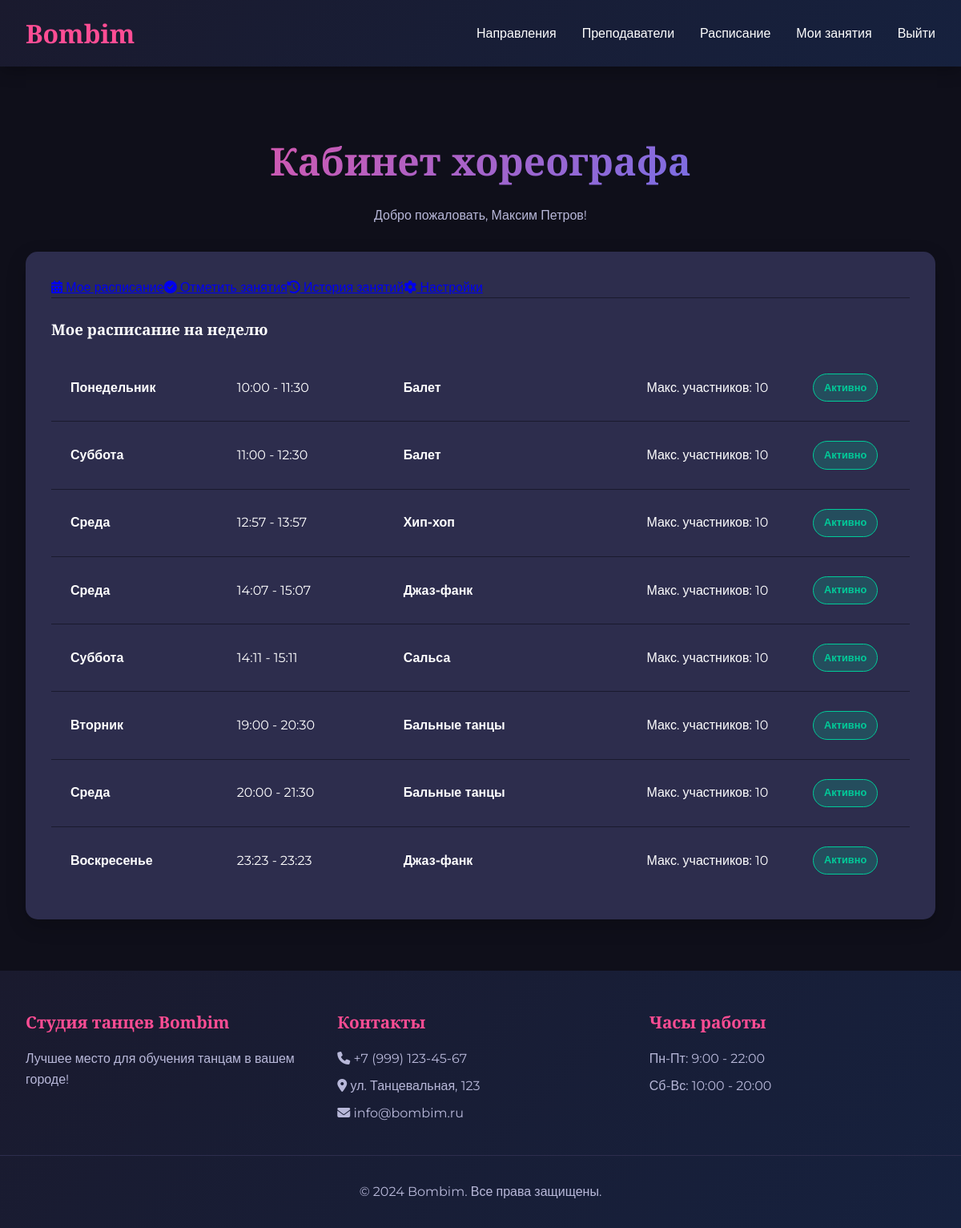
Page /trainer-profile/ (signed in) on the earlier database version.
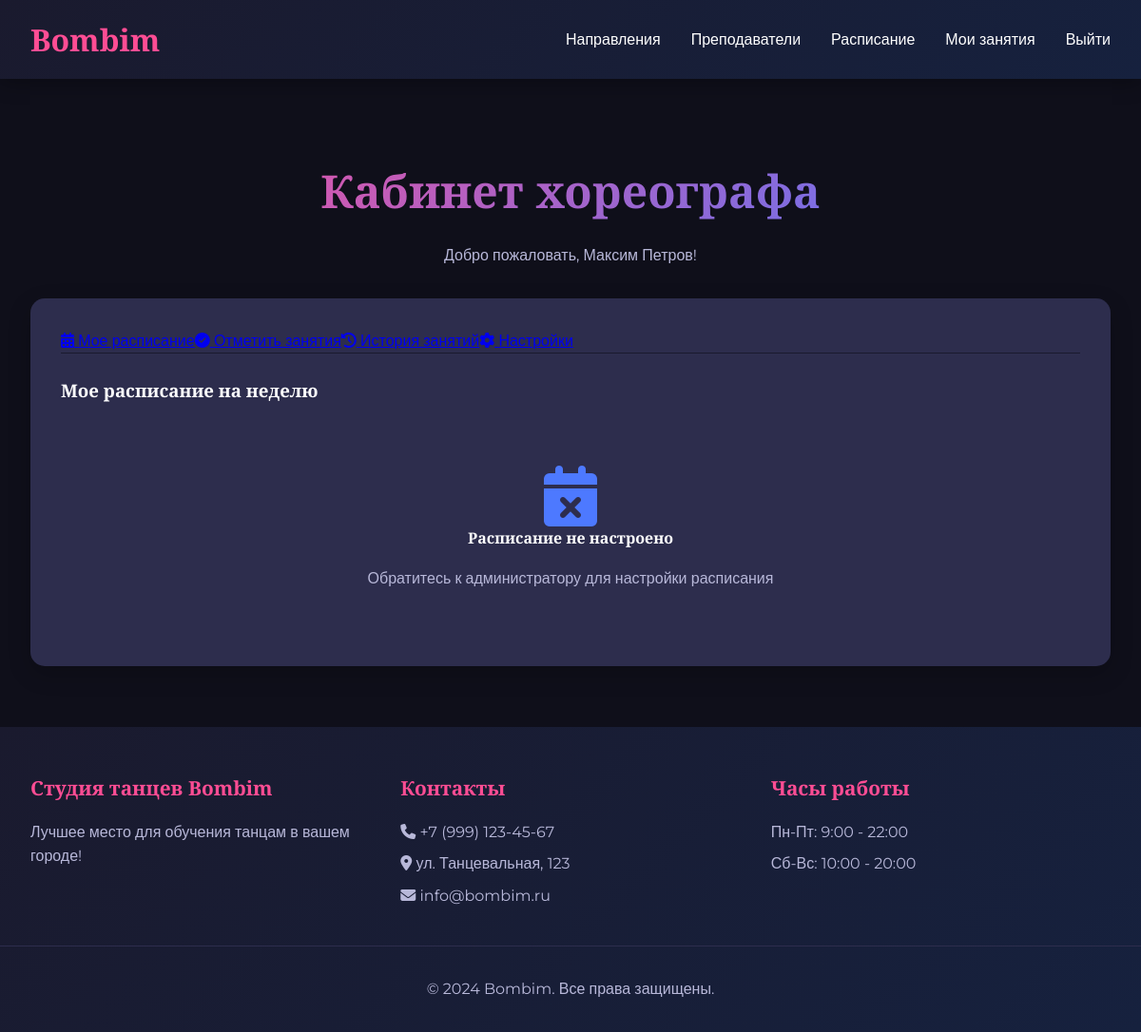
Same page on the later database version.
### main/models.py (models this page shows, shortened)
class Schedule(models.Model):
    DAYS_OF_WEEK = (
        (0, 'Понедельник'),
        (1, 'Вторник'),
        (2, 'Среда'),
        (3, 'Четверг'),
        (4, 'Пятница'),
        (5, 'Суббота'),
        (6, 'Воскресенье'),
    )
    date = models.DateField(help_text="Дата проведения занятия")
    day_of_week = models.IntegerField(choices=DAYS_OF_WEEK, editable=False)  # Автоматически из даты
    start_time = models.TimeField()
    end_time = models.TimeField()
    dance_style = models.ForeignKey(DanceStyle, on_delete=models.CASCADE)
    trainer = models.ForeignKey(Trainer, on_delete=models.CASCADE)
    max_participants = models.PositiveIntegerField(default=10)
    is_active = models.BooleanField(default=True, help_text="Активное занятие")
    class Meta:
        ordering = ['date', 'start_time']
        verbose_name = 'Расписание'
        verbose_name_plural = 'Расписания'
    def get_day_of_week_display(self):
        days = {
            0: 'Понедельник',
            1: 'Вторник',
            2: 'Среда',
            3: 'Четверг',
            4: 'Пятница',
            5: 'Суббота',
            6: 'Воскресенье'
        }
        return days.get(self.day_of_week, 'Неизвестно')

class DanceStyle(models.Model):
    name = models.CharField(max_length=100)
    description = models.TextField()
    image = models.ImageField(upload_to='styles/')

### main/views.py (the view, shortened to what this page needs)
# urls.py: path('trainer-profile/', views.trainer_profile_view, name='trainer_profile'),
@login_required
def trainer_profile_view(request):
    if not request.user.is_trainer():
        return HttpResponseForbidden()
    tab = request.GET.get('tab', 'schedule')
    try:
        trainer_profile = request.user.trainer_profile
    except Trainer.DoesNotExist:
        return HttpResponseForbidden()
    today = timezone.now().date()
    trainer_schedules = Schedule.objects.filter(
        trainer=trainer_profile,
        is_active=True,
        date__gte=today  # Только будущие занятия
    ).order_by('date', 'start_time')
    past_classes = Schedule.objects.filter(
        trainer=trainer_profile,
        date__lt=today
    ).order_by('-date', 'start_time')
    week_ago = today - timedelta(days=7)
    classes_to_mark = Schedule.objects.filter(
        trainer=trainer_profile,
        date__gte=week_ago,
        date__lte=today
    ).order_by('-date', 'start_time')
    classes_with_bookings = []
    for schedule in classes_to_mark:
        bookings = Booking.objects.filter(schedule=schedule)
        status = get_class_status(bookings) if bookings.exists() else 'not_held'
        classes_with_bookings.append({
            'schedule': schedule,
            'bookings': bookings,
            'status': status
        })
    context = {
        'tab': tab,
        'trainer_profile': trainer_profile,
        'trainer_schedules': trainer_schedules,
        'classes_to_mark': classes_with_bookings,
        'all_trainer_classes': past_classes,
        'today': today,
    }
    return render(request, 'main/trainer_profile.html', context)

### main/models.py (called while the page is built)
    def is_client(self):
        return self.role == 'client'

    def is_trainer(self):
        return self.role == 'trainer'

### main/views.py (called while the page is built)
def get_class_status(bookings):
    if not bookings.exists():
        return 'not_held'
    statuses = set(booking.status for booking in bookings)
    if 'attended' in statuses:
        return 'attended'
    elif 'cancelled' in statuses:
        return 'cancelled'
    elif 'missed' in statuses:
        return 'missed'
    else:
        return 'scheduled'

### templates/main/trainer_profile.html (shortened to what this page needs)
{% extends 'main/base.html' %}
{% block content %}
<section class="mt-5">
    <h1 class="text-center">Кабинет хореографа</h1>
    <p class="text-center" style="color: var(--text-secondary); margin-bottom: 2rem;">
        Добро пожаловать, {{ user.first_name }} {{ user.last_name }}!
    </p>
    <div class="card">
        <div style="display: flex; border-bottom: 1px solid var(--bg-secondary); flex-wrap: wrap;">
            <a href="?tab=schedule" class="tab-link {% if tab == 'schedule' %}active{% endif %}">
                <i class="fas fa-calendar-alt"></i> Мое расписание
            </a>
            <a href="?tab=mark" class="tab-link {% if tab == 'mark' %}active{% endif %}">
                <i class="fas fa-check-circle"></i> Отметить занятия
            </a>
            <a href="?tab=history" class="tab-link {% if tab == 'history' %}active{% endif %}">
                <i class="fas fa-history"></i> История занятий
            </a>
            <a href="?tab=settings" class="tab-link {% if tab == 'settings' %}active{% endif %}">
                <i class="fas fa-cog"></i> Настройки
            </a>
        </div>
        <div class="tab-content">
            {% if tab == 'schedule' %}
            <div class="mt-3">
                <h3>Мое расписание на неделю</h3>
                {% if trainer_schedules %}
                <div class="schedule-table">
                    {% for schedule in trainer_schedules %}
                    <div class="schedule-item">
                        <div class="schedule-day">
                            <strong>{{ schedule.get_day_of_week_display }}</strong>
                        </div>
                        <div class="schedule-time">
                            {{ schedule.start_time }} - {{ schedule.end_time }}
                        </div>
                        <div class="schedule-style">
                            <strong>{{ schedule.dance_style.name }}</strong>
                        </div>
                        <div class="schedule-info">
                            Макс. участников: {{ schedule.max_participants }}
                        </div>
                        <div class="schedule-status">
                            <span class="status-badge {% if schedule.is_active %}active{% else %}inactive{% endif %}">
                                {{ schedule.is_active|yesno:"Активно,Неактивно" }}
                            </span>
                        </div>
                    </div>
                    {% endfor %}
                </div>
                {% else %}
                <div class="text-center" style="padding: 3rem;">
                    <i class="fas fa-calendar-times fa-4x" style="color: var(--accent-secondary);"></i>
                    <h4>Расписание не настроено</h4>
                    <p style="color: var(--text-secondary);">
                        Обратитесь к администратору для настройки расписания
                    </p>
                </div>
                {% endif %}
            </div>
            {% endif %}
        </div>
    </div>
</section>
{% endblock %}

Differences in the rows shown:
removed Schedule: day_of_week "Понедельник", start_time "10:00", end_time "11:30", dance_style.name "Балет", max_participants "10", is_active "Активно"
removed Schedule: day_of_week "Суббота", start_time "11:00", end_time "12:30", dance_style.name "Балет", max_participants "10", is_active "Активно"
removed Schedule: day_of_week "Среда", start_time "12:57", end_time "13:57", dance_style.name "Хип-хоп", max_participants "10", is_active "Активно"
removed Schedule: day_of_week "Среда", start_time "14:07", end_time "15:07", dance_style.name "Джаз-фанк", max_participants "10", is_active "Активно"
removed Schedule: day_of_week "Суббота", start_time "14:11", end_time "15:11", dance_style.name "Сальса", max_participants "10", is_active "Активно"
removed Schedule: day_of_week "Вторник", start_time "19:00", end_time "20:30", dance_style.name "Бальные танцы", max_participants "10", is_active "Активно"
removed Schedule: day_of_week "Среда", start_time "20:00", end_time "21:30", dance_style.name "Бальные танцы", max_participants "10", is_active "Активно"
removed Schedule: day_of_week "Воскресенье", start_time "23:23", end_time "23:23", dance_style.name "Джаз-фанк", max_participants "10", is_active "Активно"
Other differences:
text now shown: "Расписание не настроено Обратитесь к администратору для настройки расписания"
